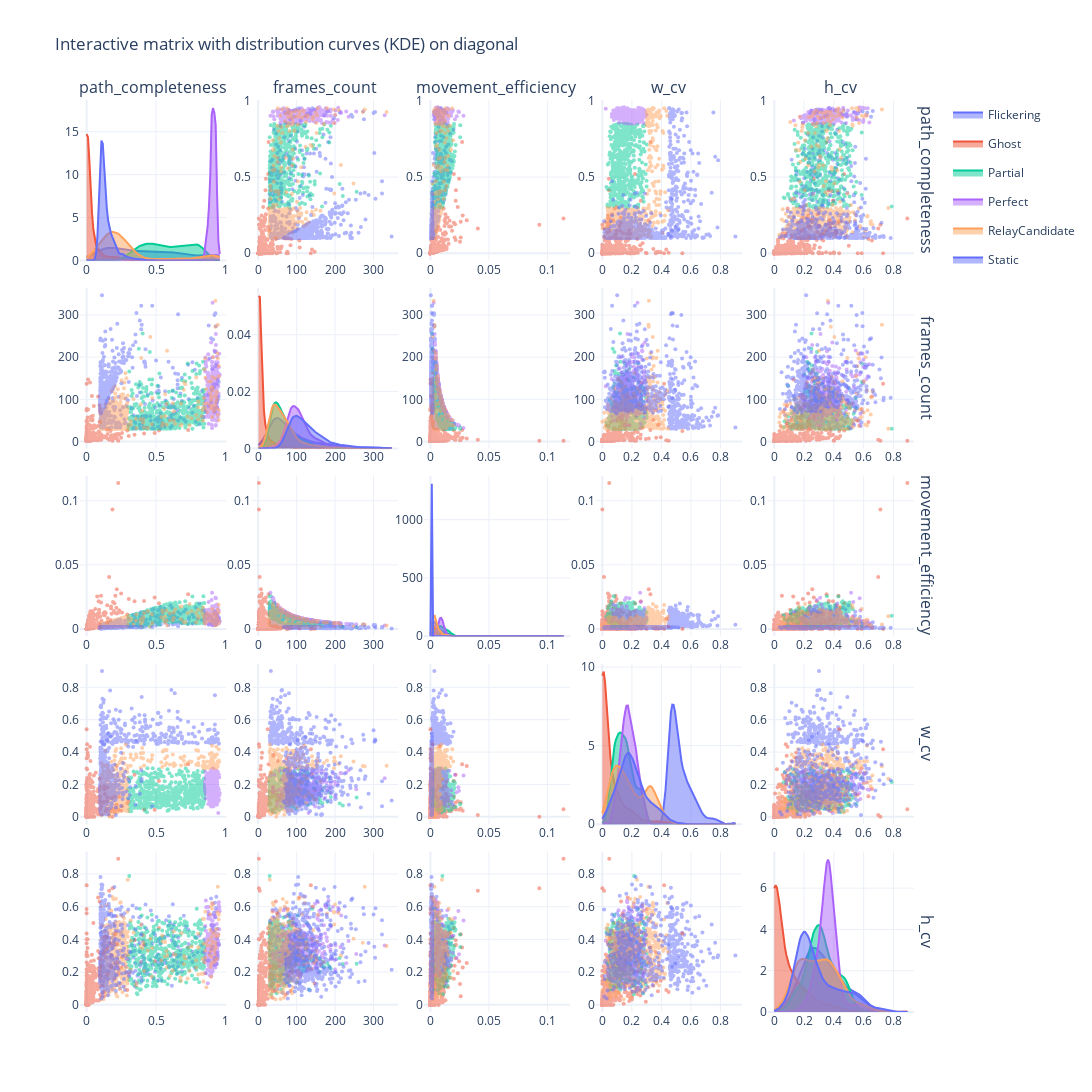

Here is the notebook cell this chart was saved with:
### Code cell
fig = plot_interactive_matrix(final_summary, max_points_per_category=500)
fig.show()
